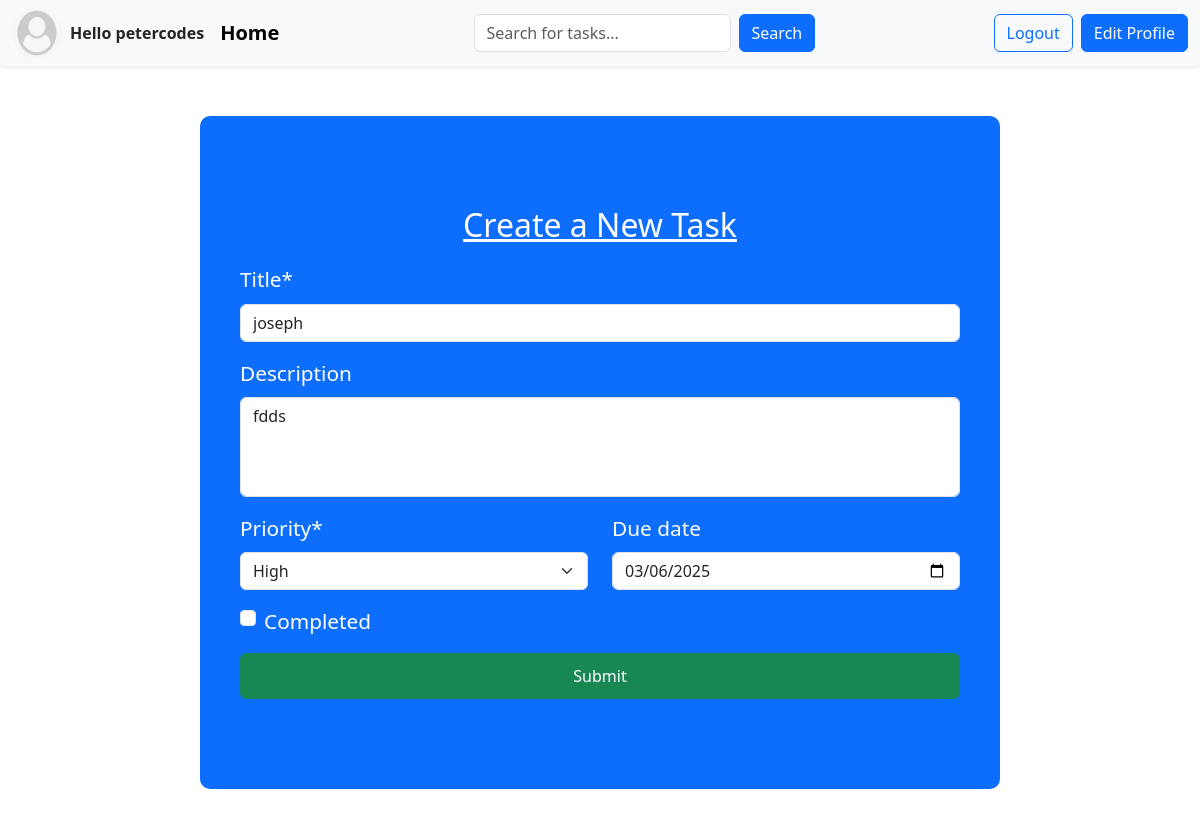
Page /edit-task/6/ (signed in) on the committed database.
### base/models.py (models this page shows, shortened)
class User(AbstractUser):
    name = models.CharField(max_length=200,null=True)
    email = models.EmailField(unique=True,null=True)
    avatar= models.ImageField(null=True,default='default.png')
    USERNAME_FIELD = 'email'
    REQUIRED_FIELDS = ['username']

class Task(models.Model):
    title = models.CharField(max_length=200,null=True)
    description = models.TextField(null=True,blank=True)
    user = models.ForeignKey(User,on_delete= models.CASCADE)
    completed = models.BooleanField(default=False)
    created = models.DateTimeField(auto_now_add=True)
    updated = models.DateTimeField(auto_now=True)
    PRIORITY_CHOICES = [
    ("HIGH","High"),
    ("MEDIUM","Medium"),
    ("LOW","Low")
   ]
    priority = models.CharField(max_length=100,choices = PRIORITY_CHOICES)
    due_date = models.DateField(null=True,blank=True)
    class Meta:
        ordering = ['-updated','-created']

### base/views.py (the view, shortened to what this page needs)
# urls.py: path('edit-task/<int:pk>/',views.edit_task,name="edit-task"),
def edit_task(request, pk):
    task = Task.objects.get(id=pk)
    form = TaskForm(instance=task)
    context = {"form": form}
    return render(request, 'base/create_task.html', context)

### base/forms.py
class TaskForm(ModelForm):
    class Meta:
        model = Task
        fields = ['title', 'description', 'priority', 'due_date', 'completed']
        widgets = {
            'due_date':forms.DateInput(attrs={'type':'date'})
        }

### base/templates/base/create_task.html (shortened to what this page needs)
{% extends 'main.html' %}
{% block content %}
{% load crispy_forms_tags %}
<div class="form-container bg-primary">
    <div class="form-container">
        <h2 class="text-white text-decoration-underline">Create a New Task</h2>
        <form action="" method="post">
            <div class="row">
                <div class="col-md-12">
                    {{ form.title|as_crispy_field }}
                </div>
            </div>
            <div class="row">
                <div class="col-md-12">
                    {{ form.description|as_crispy_field }}
                </div>
            </div>
            <div class="row">
                <div class="col-md-6">
                    {{ form.priority|as_crispy_field }}
                </div>
                <div class="col-md-6">
                    {{ form.due_date|as_crispy_field }}
                </div>
            </div>
            <div class="row">
                <div class="col-md-12">
                    {{ form.completed|as_crispy_field }}
                </div>
            </div>
            <button type="submit" class="btn btn-success">Submit</button>
        </form>
    </div>
</div>
{% endblock %}

### templates/main.html (shortened to what this page needs)
<!DOCTYPE html>
{% load static %}
<html lang="en">
<head>
    <link href="https://cdn.jsdelivr.net/npm/bootstrap@5.3.3/dist/css/bootstrap.min.css" rel="stylesheet">
    <link rel="stylesheet" href="{% static 'css/style.css' %}">
</head>
<body>
{% if request.user.is_authenticated %}
<nav class="navbar navbar-expand-lg navbar-light bg-light shadow-sm">
    <div class="container-fluid">
        <div class="d-flex align-items-center me-3">
            {% if request.user.is_authenticated %}
                <img class="rounded-circle me-2" src="{{request.user.avatar.url}}" alt="profile-pic" width="50" height="50">
                <span class="fw-bold">Hello {{user.username}}</span>
            {% else %}
                <span class="navbar-brand fw-bold">Task Tracker</span>
            {% endif %}
        </div>
        <a class="navbar-brand fw-bold" href="/">Home</a>
        <div class="mx-auto" style="max-width: 500px;">
            <form class="d-flex" method="get" role="search" action="{% url 'home'%}">
                <input class="form-control me-2" name="q" type="search" placeholder="Search for tasks..." aria-label="Search" value="{{ request.GET.q }}">
                <button class="btn btn-primary" type="submit">Search</button>
            </form>
        </div>
        <div class="d-flex gap-2">
            {% if request.user.is_authenticated %}
                <a href="{% url 'logout' %}" class="btn btn-outline-primary">Logout</a>
                <a href="{% url 'edit-profile' %}" class="btn btn-primary">Edit Profile</a>
            {% else %}
                <a href="{% url 'login' %}" class="btn btn-outline-primary">Login</a>
                <a href="{% url 'register' %}" class="btn btn-primary">Sign Up</a>
            {% endif %}
        </div>
    </div>
</nav>
{% endif %}
    <main class="container mt-4">
        {% block content %}
        {% endblock %}
    </main>
</body>
</html>

### static/css/style.css (style rules this page uses)
html, body { margin: 0; padding: 0; overflow-x: hidden; }

### base/templates/base/create_task.html (style rules this page uses)
.form-container { max-width: 800px; margin: 50px auto; padding: 20px; border-radius: 10px; color: #fff; }
.form-container h2 { text-align: center; margin-bottom: 20px; color: #333; }
.form-container .btn-success { width: 100%; padding: 10px; font-size: 16px; }
textarea { resize: none; height: 100px; width: 100%; }
label { font-size: 1.3rem; }

### rows in the picture
User: user.avatar (placeholder picture), username "petercodes"
Task: title "joseph", description "fdds", priority "High", due_date "03/06/2025"
